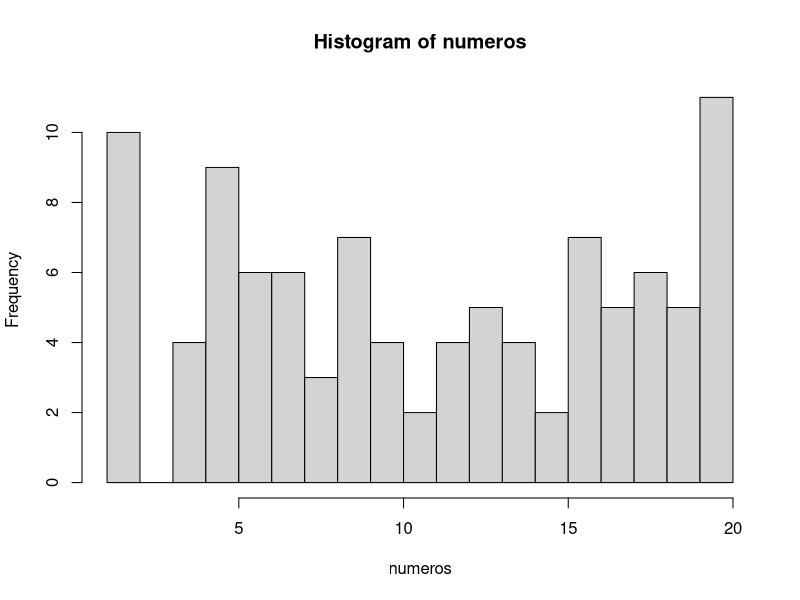

This figure's R source:
## ---- chunk 1
numeros <- sample(1:20, 100, TRUE)
numeros
## ---- chunk 2
mediana <- median(numeros)
mediana
## ---- chunk 3
media <- mean(numeros)
media
## ---- chunk 4
# El argumento breaks nos permite dividir en histograma en las partes que queramos
hist(numeros, breaks = 20)
## ---- chunk 5
tabla.frecuencias <- data.frame(table(numeros))
tabla.frecuencias
## ---- chunk 6
# Con la función seq, creamos una secuencia de 1 a 10 en intervalos de 0.1 en 0.1
secuencia <- seq(1, 10, 0.1)
muestra <- sample(secuencia, 100, TRUE)
muestra
## ---- chunk 7
mediana.m <- median(muestra)
mediana
# Aquí el cálculo de la mediana 
## ---- chunk 8
media.m <- mean(muestra)
media
# Aquí el cálculo de la media
## ---- chunk 9
tabla.frecuencias.m <- data.frame(table(muestra))
tabla.frecuencias
# Aquí el cálculo de la moda
